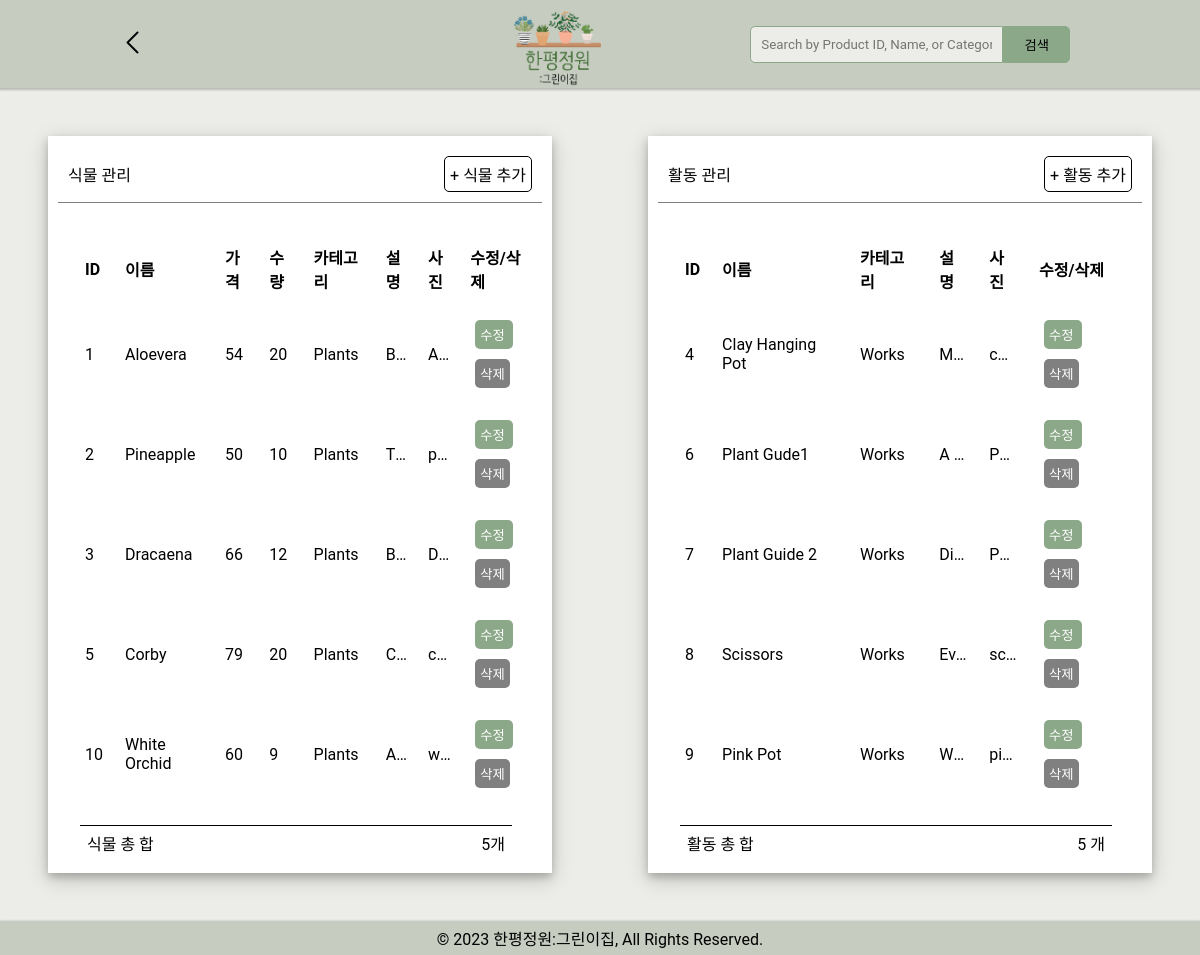
Screenshot of /Code/admin.php with the database file from the repository.
### tables this page shows
CREATE TABLE `products` (
  `PID` int(11) NOT NULL,
  `PName` varchar(30) NOT NULL,
  `PPrice` decimal(10,0),
  `PStock` int(11),
  `PCategory` varchar(30) NOT NULL,
  `P_Description` varchar(1000) NOT NULL,
  `Pic1` varchar(30) NOT NULL,
  `Pic2` varchar(30) NOT NULL,
  `Pic3` varchar(30) NOT NULL,
  `Pic4` varchar(30) NOT NULL,
  `Pic5` varchar(30) NOT NULL,
  `Phumidity` varchar(500),
  `Plight` varchar(500) ,
  `Pwatering` varchar(500)
);

### Code/admin.php (the view, shortened to what this page needs)
<!DOCTYPE html>
<html lang="en">
    <head>
        <link rel="stylesheet" type="text/css" href="admin-style-sheet.css">
    </head>
    <body>
        <header>
            <button class="back_button">
                <a href="admin-home.php"><img src="img/back.png" alt="Back Button" title="Back Button" width="25px" height="25px"></a>
            </button>
            <img src="img/logo.png" alt="한평정원:그린이집 Logo" title="한평정원:그린이집 Logo" width="70" height="70" class="logo">
            <form action="admin.php" method="post" autocomplete="on">
                <div class="searchbar">
                    <input  type="text" name="search" id="search" placeholder="Search by Product ID, Name, or Category" title="Search by Product ID, Name, or Category" size="25" autocomplete="on" value=""/>
                </div>
                <input type="submit" name="search_button" value="검색" class="search_button" title="Search Button"/>
            </form>
        </header>
        <main>
            <div class="panel_container">
                <div class="panel_title">
                    <p>식물 관리</p>
                    <a href="add_plant.php" class="add_button" name="add_button">+ 식물 추가</a>
                </div>
                <?php
                    if(isset($_POST['search_button']) )
                    {
                        $search_value = $_POST['search'];
                        $query = "SELECT * FROM products WHERE CONCAT(PID, PName, PCategory) LIKE '%".$search_value."%' AND PCategory = 'plants'";
                        $search_result = filterTable($query);
                    }
                    else
                    {
                    $query = "SELECT PID, PName, PPrice, PStock, PCategory, P_Description, Pic1, Pic2, Pic3, Pic4, Pic5 FROM products WHERE PCategory = 'plants'";
                    $search_result = filterTable($query);
                    }
                ?>
                <table>
                    <thead>
                        <tr>
                            <th>ID</th>
                            <th>이름</th>
                            <th>가격</th>
                            <th>수량</th>
                            <th>카테고리</th>
                            <th>설명</th>
                            <th>사진</th>
                            <th>수정/삭제</th>
                        </tr>
                    </thead>
                    <tbody>
                    <?php
                        if(mysqli_num_rows($search_result) > 0)
                        {
                            while($row = mysqli_fetch_assoc($search_result))
                            {
                    ?>
                        <tr>
                            <td><?php echo $row['PID'];?></td>
                            <td><?php echo $row['PName'];?></td>
                            <td><?php echo $row['PPrice'];?></td>
                            <td><?php echo $row['PStock'];?></td>
                            <td><?php echo $row['PCategory'];?></td>
                            <td style=" text-overflow: ellipsis;
                                        overflow: hidden;
                                        white-space: nowrap;
                                        max-height: 10px;
                                        max-width: 30px;
                                        line-clamp: 3;" title="<?php echo $row['P_Description'];?>">
                                <?php echo $row['P_Description'];?></td>
                            <td style=" text-overflow: ellipsis;
                                        overflow: hidden;
                                        white-space: nowrap;
                                        max-height: 10px;
                                        max-width: 30px;
                                        line-clamp: 3;" title="<?php echo $row['Pic1']." ".$row['Pic2']." ".$row['Pic3']." ".$row['Pic4']." ".$row['Pic5']." ";?>">
                                        <?php echo $row['Pic1']." ".$row['Pic2']." ".$row['Pic3']." ".$row['Pic4']." ".$row['Pic5']." ";?></td>
                            <td>
                            <form action="edit_plant.php" method="post">
                                <button type="submit" name="edit_button" class="edit_button">수정</a>
                            </form>
                            <form action="code_plant.php" method="post">
                                <button type="submit" name="delete_button" class="delete_button" onclick="checker()">삭제</a>
                            </form>
                            </td>
                        </tr>
                    <?php
                            }
                        }
                        else{
                            echo "<p style='margin-left: 20px; color: grey;'>No Records Found.</p>";
                        }
                    function filterTable($query)
                    {
                        include('includes/db-con.php');
                        $filter_result = mysqli_query($conn, $query);
                        return $filter_result;
                    }
                    ?>
                        </tbody>
                </table>
                <div class="tinfo">식물 총 합
                    <?php
                        $query = "SELECT PID FROM products WHERE PCategory='plants' ORDER BY PID";
                        $search_result = filterTable($query);
                        $rowi = mysqli_num_rows($search_result);
                        echo '<p>'.$rowi.'개</p>';
                    ?>
                </div>
            </div>
            <div class="panel_container">
                <div class="panel_title">
                    <p>활동 관리</p>
                    <a href="add_work.php" class="add_button" name="add_button">+ 활동 추가</a>
                </div>
                <?php
                    if(isset($_POST['search_button']) )
                    {
                        $search_value = $_POST['search'];
                        $query = "SELECT * FROM products WHERE CONCAT(PID, PName, PCategory) LIKE '%".$search_value."%' AND PCategory = 'works'";
                        $search_result = filterTable($query);
                    }
                    else
                    {
                    $query = "SELECT PID, PName, PPrice, PStock, PCategory, P_Description, Pic1, Pic2, Pic3, Pic4, Pic5 FROM products WHERE PCategory = 'works'";
                    $search_result = filterTable($query);
                    }
                ?>
                <table>
                    <thead>
                        <tr>
                            <th>ID</th>
                            <th>이름</th>
                            <th>카테고리</th>
                            <th>설명</th>
                            <th>사진</th>
                            <th>수정/삭제</th>
                        </tr>
                    </thead>
                    <tbody>
                    <?php
                        if(mysqli_num_rows($search_result) > 0)
                        {
                            while($row = mysqli_fetch_assoc($search_result))
                            {
                    ?>
                        <tr>
                            <td><?php echo $row['PID'];?></td>
                            <td><?php echo $row['PName'];?></td>
                            <td><?php echo $row['PCategory'];?></td>
                            <td style=" text-overflow: ellipsis;
                                        overflow: hidden;
                                        white-space: nowrap;
                                        max-height: 10px;
                                        max-width: 30px;
                                        line-clamp: 3;" title="<?php echo $row['P_Description'];?>">
                                <?php echo $row['P_Description'];?></td>
                            <td style=" text-overflow: ellipsis;
                                        overflow: hidden;
                                        white-space: nowrap;
                                        max-height: 10px;
                                        max-width: 30px;
                                        line-clamp: 3;" title="<?php echo $row['Pic1']." ".$row['Pic2']." ".$row['Pic3']." ".$row['Pic4']." ".$row['Pic5']." ";?>">
                                        <?php echo $row['Pic1']." ".$row['Pic2']." ".$row['Pic3']." ".$row['Pic4']." ".$row['Pic5']." ";?></td>
                            <td>
                            <form action="edit_works.php" method="post">
                                <button type="submit" name="edit_button" class="edit_button">수정</a>
                            </form>
                            <form action="code_works.php" method="post">
                                <button type="submit" name="delete_button" class="delete_button" onclick="checker()">삭제</a>
                            </form>
                            </td>
                        </tr>
                    <?php
                            }
                        }
                        else{
                            echo "<p style='margin-left: 20px; color: grey;'>No Records Found.</p>";
                        }
                    ?>
                        </tbody>
                </table>
                <div class="tinfo">활동 총 합
                    <?php
                        $query = "SELECT PID FROM products WHERE PCategory='works' ORDER BY PID";
                        $search_result = filterTable($query);
                        $rowi = mysqli_num_rows($search_result);
                        echo '<p>'.$rowi.' 개</p>';
                    ?>
                </div>
            </div>
        </main>
    </body>
</html>

### Code/admin-style-sheet.css (style rules this page uses)
* { box-sizing: border-box; margin: 0; padding: 0; font-family: "Roboto", sans-serif; }
body { background-color: #ecede8; }
header { display: flex; justify-content: space-between; align-items: center; padding: 1px 10%; box-shadow: 0px 0px 2px 2px rgba(0, 0, 0, 0.22); background-color: #c6ccc0; }
.logo { width: 9%; height: 9%; position: relative; left: 110px; }
.searchbar { display: inline-flex; }
.searchbar input { flex-grow: 1; padding: 10px; outline: none; border: 1.5px solid #8ba888; border-radius: 5px 0 0 5px; background: #ecede8; transition: background 0.25s, box-shadow 0.25s; }
.search_button { width: 5em; background-color: #8ba888; outline: none; border: 1.5px solid #8ba888; border-radius: 0 5px 5px 0; margin-right: 10px; }
.back_button { background-color: #c6ccc0; border: 0; }
main { margin: 0; padding: 0; justify-content: center; align-items: center; display: flex; }
.panel_container { min-height: 70vh; background: white; margin: 3em; width: 80%; box-shadow: 0px 4px 8px 0px rgba(0, 0, 0, 0.2), 0px 6px 20px 0px rgba(0, 0, 0, 0.19); display: flex; flex-direction: column; }
.panel_title { display: flex; align-items: center; justify-content: space-between; padding: 10px; margin: 10px; border-bottom: 1px grey solid; }
a { text-decoration: none; }
.add_button { background: white; color: black; text-align: center; border: 1px black solid; padding: 5px; border-radius: 5px; }
table { padding: 10px; margin: 10px; position: relative; left: 1%; }
td { text-align: left; padding: 10px; margin: 10px; }
th { text-align: left; padding: 10px; margin: 10px; }
.edit_button { background: #8ba888; color: white; text-align: center; padding: 5px; margin: 5px; border-radius: 5px; outline: none; border: none; }
.delete_button { background: grey; color: white; text-align: center; padding: 5px; margin: 5px; border-radius: 5px; outline: none; border: none; }
form { display: inline-flex; }
footer p { text-align: center; background-color: #c6ccc0; padding: 5px; box-shadow: 0px 0px 2px 0px rgba(0, 0, 0, 0.22); }
.tinfo { display: flex; align-items: center; justify-content: space-between; padding: 5px 7px 3px 7px; margin: 0px 2.5em 15px 2em; border-top: 1px solid black; }

### rows the page displays
products: PID "1", PName "Aloevera", PPrice "54", PStock "20", PCategory "Plants"
products: PID "2", PName "Pineapple", PPrice "50", PStock "10", PCategory "Plants", Pic1 "p…"
products: PID "3", PName "Dracaena", PPrice "66", PStock "12", PCategory "Plants"
products: PID "5", PName "Corby", PPrice "79", PStock "20", PCategory "Plants", Pic1 "c…"
products: PID "10", PName "White Orchid", PPrice "60", PStock "9", PCategory "Plants"
products: PID "4", PName "Clay Hanging Pot", PCategory "Works", P_Description "M…", Pic1 "ch…"
products: PID "6", PName "Plant Gude1", PCategory "Works", P_Description "A…", Pic1 "P…"
products: PID "7", PName "Plant Guide 2", PCategory "Works", P_Description "Di…", Pic1 "P…"
products: PID "8", PName "Scissors", PCategory "Works", P_Description "Ev…", Pic1 "sc…"
products: PID "9", PName "Pink Pot", PCategory "Works", P_Description "W…", Pic1 "pi…"

### other values shown
$rowi "5"
